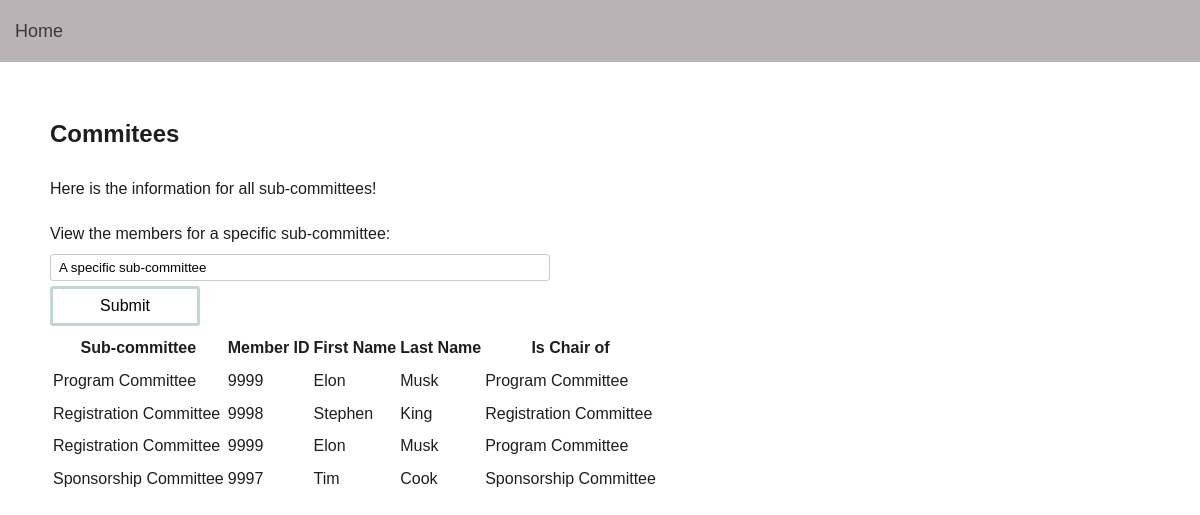
The app's page /real_project/committees.php with its own data.
### tables this page shows
CREATE TABLE Sub_committee_members(
	member_id INTEGER NOT NULL,
	sub_committee_name VARCHAR(100) NOT NULL,
	PRIMARY KEY(
		member_id,
		sub_committee_name
	)
);

CREATE TABLE Member(
	member_id INTEGER NOT NULL,
	member_first_name VARCHAR(50) NOT NULL,
	member_last_name VARCHAR(50) NOT NULL,
	conference_name VARCHAR(50) NOT NULL,
	chair_of VARCHAR(50),
	PRIMARY KEY(
      member_id
	),
	FOREIGN KEY(
      conference_name
	)REFERENCES Conference(
      conference_name
	)ON DELETE CASCADE,
	FOREIGN KEY(
      chair_of
	)REFERENCES Sub_committee(
      sub_committee_name
    )ON DELETE CASCADE
);

### real_project/committees.php (the view, shortened to what this page needs)
<?php
include("nav.php");
?>
<div class="wrapper">
<h2>Commitees</h2>
<?php
echo "<p>Here is the information for all sub-committees!</p>";
echo "<table><tr><th>Sub-committee</th><th>Member ID</th><th>First Name</th><th>Last Name</th><th>Is Chair of</th></tr>";
$pdo = new PDO('mysql:host=localhost;dbname=conference', "root", "");
$sql = "Select * from Member M, Sub_committee_members S where M.member_id = S.member_id ORDER BY S.sub_committee_name;";
$stmt = $pdo->prepare($sql);
$stmt->execute();
foreach ($stmt as $row) {
	echo "<tr><td>".$row["sub_committee_name"]."</td><td>".$row["member_id"]."</td><td>".$row["member_first_name"]."</td><td>".$row["member_last_name"]."</td><td>".$row["chair_of"]."</td></tr>";
}
?>
<span>View the members for a specific sub-committee: </span>
<form action='particularSubCommittee.php' method='post' id="memberform">
  <select name='sub_committee_name' form='memberform'>
    <option value = '0' selected = 'selected'>A specific sub-committee</option>
  </select>
  <input class="btn" type="submit">
</form>
      </div>
</body>
</html>

### real_project/styles.css (style rules this page uses)
body { font: 16px sans-serif; line-height: 1.8; color: #1e1e1e; margin: 0; }
div { margin: 20px 0; }
.wrapper { margin: 50px; }
.btn { display: block; width: 150px; text-align: center; padding: 8px; font-size: 16px; border-radius: 3px; background-color: #fff; border-color: #BFD8D2; border-width: 3px; }
input { display:block; border: 1px solid #ccc; width: 482px; border-radius: 3px; overflow: hidden; padding: 5px 8px; box-shadow: none; background: transparent; background-image: none; -webkit-appearance: none; margin: 5px 0; }
select { display:block; border: 1px solid #ccc; width: 500px; border-radius: 3px; overflow: hidden; padding: 5px 8px; box-shadow: none; background: transparent; background-image: none; -webkit-appearance: none; margin: 5px 0; }

### records on screen
sub_committee_members: sub_committee_name "Program Committee", member "9999", member.member_first_name "Elon", member.member_last_name "Musk", member.chair_of "Program Committee"
sub_committee_members: sub_committee_name "Registration Committee", member "9998", member.member_first_name "Stephen", member.member_last_name "King", member.chair_of "Registration Committee"
sub_committee_members: sub_committee_name "Registration Committee", member "9999", member.member_first_name "Elon", member.member_last_name "Musk", member.chair_of "Program Committee"
sub_committee_members: sub_committee_name "Sponsorship Committee", member "9997", member.member_first_name "Tim", member.member_last_name "Cook", member.chair_of "Sponsorship Committee"
